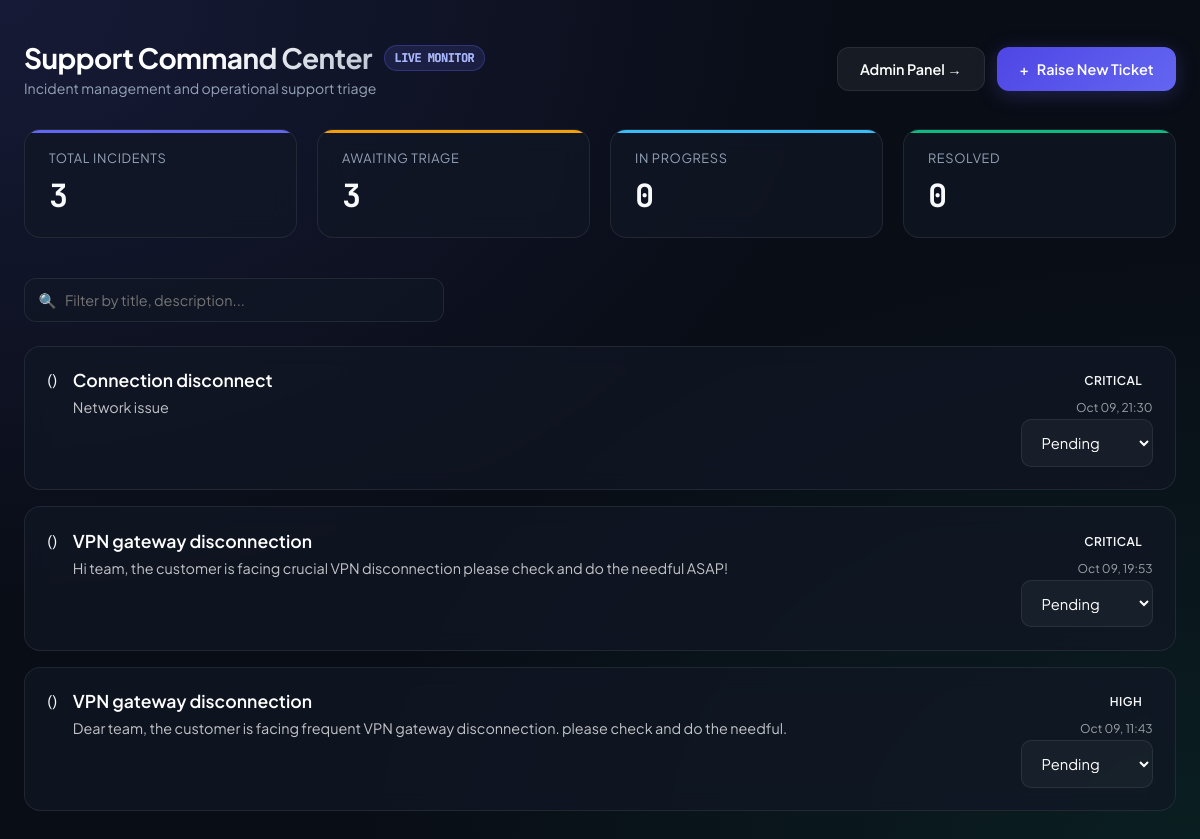
The app's page / (signed in) with its own data.
### tickets/models.py (models this page shows, shortened)
class Ticket(models.Model):
    PRIORITY_CHOICES = [
        ('LOW', 'Low'),
        ('MEDIUM', 'Medium'),
        ('HIGH', 'High'),
        ('CRITICAL', 'Critical'),
    ]
    STATUS_CHOICES = [
        ('Pending', 'Pending'),
        ('In Progress', 'In Progress'),
        ('Resolved', 'Resolved'),
    ]
    title = models.CharField(max_length=150)
    description = models.TextField()
    priority = models.CharField(max_length=20, choices=PRIORITY_CHOICES, default='MEDIUM')
    status = models.CharField(max_length=15, choices=STATUS_CHOICES, default='PENDING')
    created_at = models.DateTimeField(auto_now_add=True)
    updated_at = models.DateTimeField(auto_now=True)
    customer = models.ForeignKey(User, on_delete=models.CASCADE, related_name='tickets')

### tickets/views.py (the view)
# urls.py: path('', views.portal_home, name='portal_home'),
@login_required
def portal_home(request):
    is_staff = request.user.is_staff
    if is_staff:
        tickets = Ticket.objects.all().order_by('-created_at')
    else:
        tickets = Ticket.objects.filter(customer=request.user).order_by('-created_at')
    if request.method == 'POST':
        form = TicketForm(request.POST)
        if form.is_valid():
            new_ticket = form.save(commit=False)
            new_ticket.customer = request.user
            new_ticket.save()
            return redirect('portal_home')
    else:
        form = TicketForm()
    stats = {
        'total': Ticket.objects.count(),
        'pending': Ticket.objects.filter(status='Pending').count(),
        'in_progress': Ticket.objects.filter(status='In Progress').count(),
        'resolved': Ticket.objects.filter(status='Resolved').count(),
    }
    context = {
        'tickets': tickets,
        'form': form,
        'stats': stats,
        'is_staff': is_staff,
    }
    return render(request, 'tickets/portal.html', context)

### tickets/forms.py
class TicketForm(forms.ModelForm):
    class Meta:
        model = Ticket
        fields = ['title', 'priority', 'description']
        widgets = {
            'title': forms.TextInput(attrs={
                'class': 'glass-input',
                'placeholder': 'E.g., Production database timeout or VPN connection error...',
                'required': True
            }),
            'description': forms.Textarea(attrs={
                'class': 'glass-input',
                'rows': 4,
                'placeholder': 'Provide specific symptoms, reproduction steps, or error logs...',
                'required': True
            }),
            'priority': forms.Select(attrs={
                'class': 'glass-input glass-select'
            }),
        }

### tickets/templates/tickets/portal.html (shortened to what this page needs)
<!DOCTYPE html><html lang="en">
<head>
</head>
<body>
<div class="container">
    <header class="header">
        <div>
            <h1 class="brand-title">
                Support Command Center
                <span class="brand-badge">LIVE MONITOR</span>
            </h1>
            <p style="color: var(--text-muted); font-size: 0.88rem; margin-top: 0.25rem;">
                Incident management and operational support triage
            </p>
        </div>
        <div style="display: flex; gap: 0.75rem;">
            <a href="/admin/" style="text-decoration: none;">
                <button type="button" class="btn-launch" style="background: rgba(255,255,255,0.06); box-shadow: none; border: 1px solid var(--card-border);">
                    Admin Panel &rarr;
                </button>
            </a>
            <button class="btn-launch" onclick="toggleDrawer(true)">
                <span>+</span> Raise New Ticket
            </button>
        </div>
    </header>
    <section class="hud-grid">
        <div class="hud-card hud-total">
            <div class="hud-label">Total Incidents</div>
            <div class="hud-value" id="count-total">{{ stats.total }}</div>
        </div>
        <div class="hud-card hud-pending">
            <div class="hud-label">Awaiting Triage</div>
            <div class="hud-value" id="count-pending">{{ stats.pending }}</div>
        </div>
        <div class="hud-card hud-progress">
            <div class="hud-label">In Progress</div>
            <div class="hud-value" id="count-inprogress">{{ stats.in_progress }}</div>
        </div>
        <div class="hud-card hud-resolved">
            <div class="hud-label">Resolved</div>
            <div class="hud-value" id="count-resolved">{{ stats.resolved }}</div>
        </div>
    </section>
    <section class="controls-bar">
        <div class="search-box">
            <span class="search-icon">&#128269;</span>
            <input type="text" id="ticketSearch" placeholder="Filter by title, description..." onkeyup="filterTickets()">
        </div>
    </section>
    <main class="ticket-stream" id="ticketContainer">
        {% for ticket in tickets %}
       <article class="ticket-item" style="display: flex; justify-content: space-between; align-items: flex-start;">
    ()
    <div style="flex: 1; margin-right: 1.5rem;">
        <h3 style="color: #ffffff; margin: 0 0 6px 0; font-size: 1.1rem; font-weight: 600;">
            {{ ticket.title }}
        </h3>
        <p style="color: rgba(255, 255, 255, 0.75); margin: 0; font-size: 0.9rem; line-height: 1.4;">
            {{ ticket.description }}
        </p>
    </div>
    <div style="display: flex; flex-direction: column; align-items: flex-end; gap: 4px;">
        <span class="badge badge-{{ ticket.priority }}">{{ ticket.priority }}</span>
        <span style="font-size: 0.75rem; color: rgba(255, 255, 255, 0.6); margin-top: 4px;">
        {{ ticket.created_at|date:"M d, H:i" }}
        </span>
    {% if is_staff %}
    <form method="POST" action="{% url 'update_status' ticket.id %}" style="display: inline;">
    <select name="status" class="glass-input status-dropdown" data-url="{% url 'update_status' ticket.id %}">
    <option value="Pending" {% if ticket.status == 'Pending' %}selected{% endif %}>Pending</option>
</select>
</form>
    {% else %}
        <span class="status-pill status-{{ ticket.status }}">{{ ticket.status }}</span>
    {% endif %}
</div>
        </article>
        {% empty %}
        <div style="text-align: center; padding: 4rem 1rem; color: var(--text-muted); background: var(--card-bg); border-radius: 16px; border: 1px dashed var(--card-border);">
            No support tickets active. Click <strong>+ Raise New Ticket</strong> to submit an incident.
        </div>
        {% endfor %}
    </main>
</div>
</body>
</html>

### tickets/templates/tickets/portal.html (style rules this page uses)
select.status-dropdown option { background-color: #111827; color: #ffffff; }
:root { --bg-base: #090d16; --card-bg: rgba(18, 24, 38, 0.7); --card-border: rgba(255, 255, 255, 0.08); --card-hover-border: rgba(99, 102, 241, 0.4); --accent-primary: #6366f1; --accent-glow: rgba(99, 102, 241, 0.25); --accent-emerald: #10b981; --accent-amber: #f59e0b; --accent-rose: #f43f5e; --text-main: #f8fafc; --text-muted: #94a3b8; }
* { box-sizing: border-box; margin: 0; padding: 0; font-family: 'Plus Jakarta Sans', sans-serif; }
body { background-color: var(--bg-base); background-image: radial-gradient(at 0% 0%, rgba(99, 102, 241, 0.15) 0px, transparent 50%), radial-gradient(at 100% 100%, rgba(16, 185, 129, 0.1) 0px, transparent 50%); color: var(--text-main); min-height: 100vh; padding: 2.5rem 1.5rem; }
.container { max-width: 1200px; margin: 0 auto; }
.header { display: flex; justify-content: space-between; align-items: center; margin-bottom: 2rem; flex-wrap: wrap; gap: 1.5rem; }
.brand-title { font-size: 1.75rem; font-weight: 700; letter-spacing: -0.02em; background: linear-gradient(135deg, #fff 40%, #94a3b8); background-clip: text; -webkit-background-clip: text; -webkit-text-fill-color: transparent; display: flex; align-items: center; gap: 0.75rem; }
.brand-badge { font-size: 0.75rem; font-family: 'JetBrains Mono', monospace; padding: 0.25rem 0.6rem; background: rgba(99, 102, 241, 0.15); border: 1px solid rgba(99, 102, 241, 0.3); border-radius: 9999px; color: #a5b4fc; -webkit-text-fill-color: initial; }
.btn-launch { background: linear-gradient(135deg, #4f46e5, #6366f1); color: #fff; border: none; padding: 0.75rem 1.4rem; border-radius: 12px; font-weight: 600; font-size: 0.9rem; cursor: pointer; box-shadow: 0 4px 20px var(--accent-glow); transition: all 0.2s ease; display: flex; align-items: center; gap: 0.5rem; }
.hud-grid { display: grid; grid-template-columns: repeat(auto-fit, minmax(220px, 1fr)); gap: 1.25rem; margin-bottom: 2.5rem; }
.hud-card { background: var(--card-bg); backdrop-filter: blur(12px); border: 1px solid var(--card-border); border-radius: 16px; padding: 1.25rem 1.5rem; position: relative; overflow: hidden; }
.hud-card::before { content: ''; position: absolute; top: 0; left: 0; right: 0; height: 3px; }
.hud-total::before { background: var(--accent-primary); }
.hud-pending::before { background: var(--accent-amber); }
.hud-progress::before { background: #38bdf8; }
.hud-resolved::before { background: var(--accent-emerald); }
.hud-label { font-size: 0.8rem; text-transform: uppercase; letter-spacing: 0.05em; color: var(--text-muted); margin-bottom: 0.5rem; }
.hud-value { font-size: 2rem; font-weight: 700; font-family: 'JetBrains Mono', monospace; }
.controls-bar { display: flex; justify-content: space-between; align-items: center; gap: 1rem; margin-bottom: 1.5rem; flex-wrap: wrap; }
.search-box { position: relative; flex: 1; max-width: 420px; }
.search-box input { width: 100%; background: rgba(18, 24, 38, 0.6); border: 1px solid var(--card-border); border-radius: 12px; padding: 0.75rem 1rem 0.75rem 2.5rem; color: var(--text-main); outline: none; font-size: 0.9rem; transition: border 0.2s; }
.search-icon { position: absolute; left: 0.9rem; top: 50%; transform: translateY(-50%); color: var(--text-muted); font-size: 0.9rem; }
.ticket-stream { display: flex; flex-direction: column; gap: 1rem; }
.ticket-item { background: var(--card-bg); border: 1px solid var(--card-border); border-radius: 16px; padding: 1.4rem; backdrop-filter: blur(10px); display: grid; grid-template-columns: 1fr auto; gap: 1rem; align-items: center; transition: all 0.2s ease; }
.badge { padding: 0.25rem 0.65rem; border-radius: 8px; font-size: 0.75rem; font-weight: 600; text-transform: uppercase; letter-spacing: 0.04em; }
.glass-input { width: 100%; background: rgba(255, 255, 255, 0.04); border: 1px solid var(--card-border); border-radius: 10px; padding: 0.8rem 1rem; color: #fff; outline: none; font-size: 0.92rem; transition: all 0.2s; }

### records on screen
Ticket: title "Connection disconnect", description "Network issue", priority "CRITICAL", created_at "Oct 09, 21:30", status "Pending"
Ticket: title "VPN gateway disconnection", description "Hi team, the customer is facing crucial VPN disconnection please check and do the needful ASAP!", priority "CRITICAL", created_at "Oct 09, 19:53", status "Pending"
Ticket: title "VPN gateway disconnection", description "Dear team, the customer is facing frequent VPN gateway disconnection. please check and do the needful.", priority "HIGH", created_at "Oct 09, 11:43", status "Pending"

### other values on screen
{{ stats.total }} "3"
{{ stats.pending }} "3"
{{ stats.in_progress }} "0"
{{ stats.resolved }} "0"
